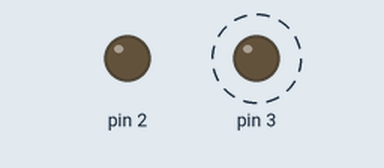
The sketch below on a simulated Arduino Uno, built with avr-gcc and run on an emulated ATmega328P. Parts: output pins drawn as LEDs (lit = HIGH). Dashed ring = blinking.

Above: at 0.5 s.
At 4.2 s:
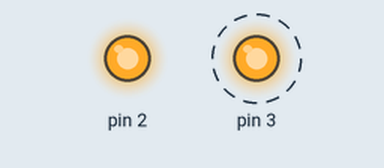
Timing chart, 0 to 6.5 s (numbered marks = the images above):
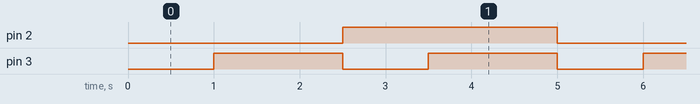

The sketch:

2led_blinking.ino
```cpp
/*programm: to blink leds continious*/

void setup() {
  // configure the pins in arduino
pinMode(2,OUTPUT);
pinMode(3,OUTPUT);
}

void loop() {
  for(int i=0;i<2;i++)
  {
    for(int j=0;j<2;j++)
    {
      digitalWrite(2,i);
      digitalWrite(3,j);
      delay(1000);
    }
 delay(500);
  }
  // put your main code here, to run repeatedly:

}
```

Measured:
- by itself, pin 2: alternates HIGH for 2.5 s and LOW for 2.5 s
- by itself, pin 3: alternates HIGH for 1.5 s and LOW for 1.0 s
- by itself, everything shown: repeats every 5.0 s, in 4 steps
